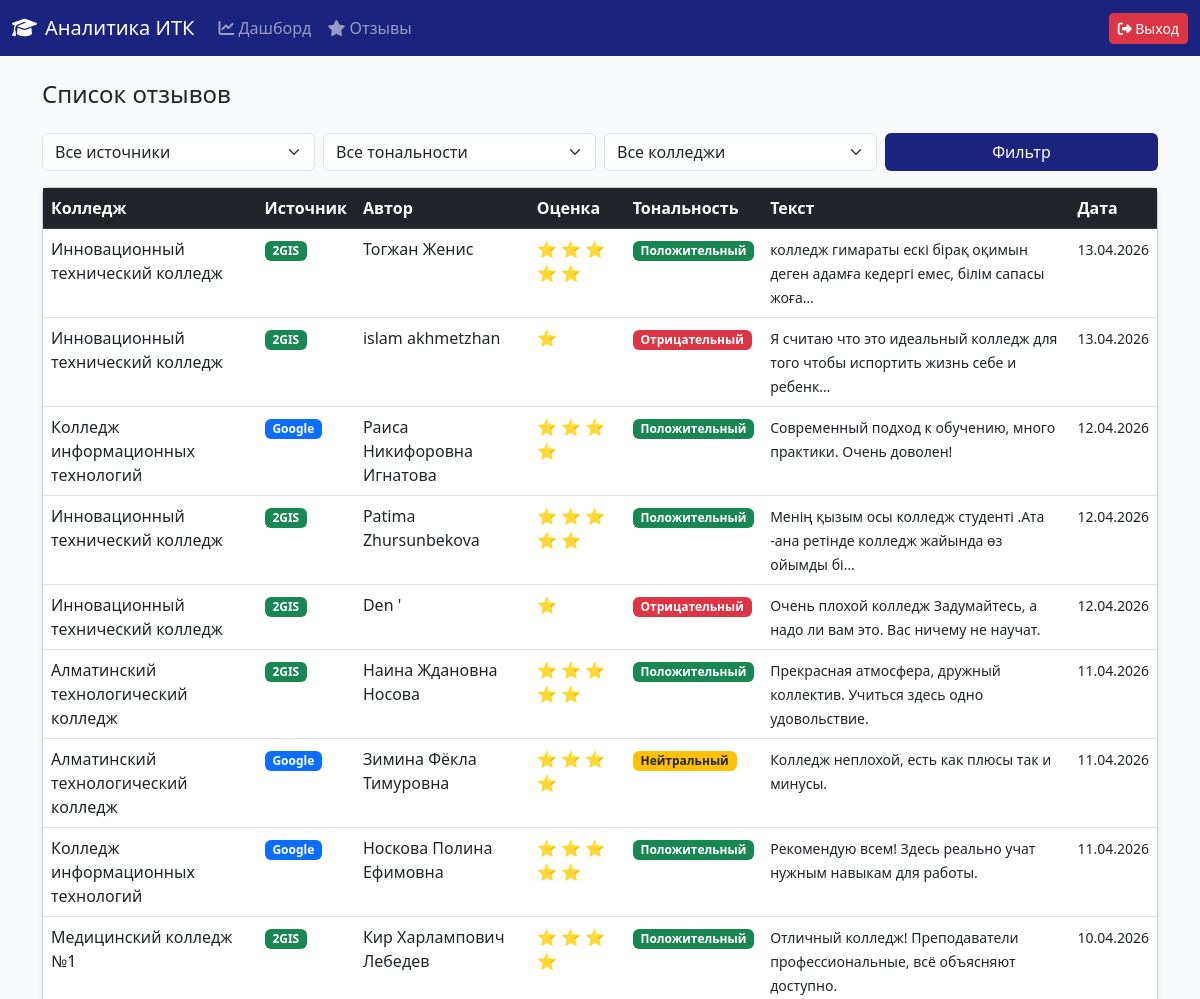
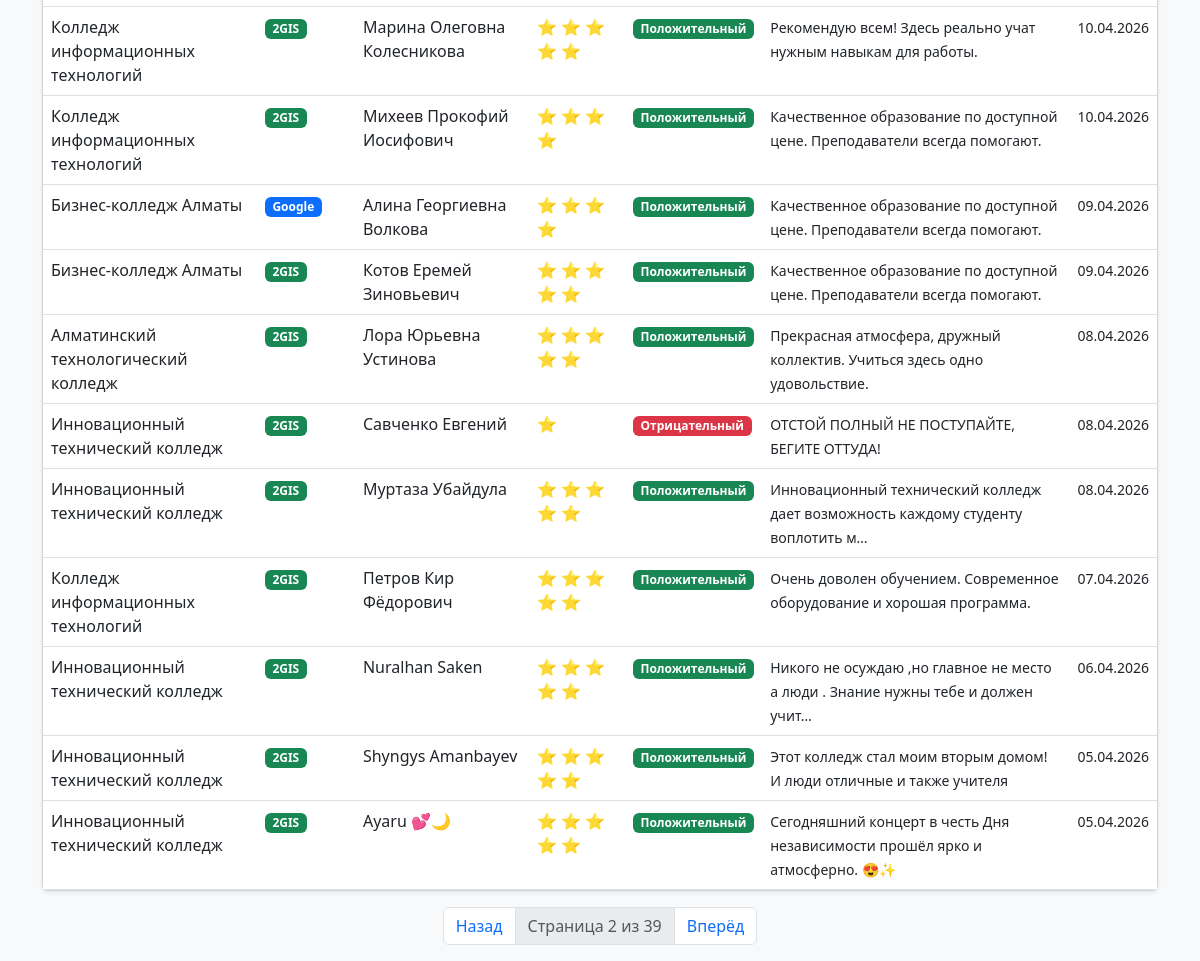
Screenshot of /reviews/?page=2&source=&sentiment=&college_id= (signed in) with the database file from the repository (2 pictures, top to bottom).
### analytics/models.py (models this page shows, shortened)
class Review(models.Model):
    SOURCE_CHOICES = [
        ('2gis', '2GIS'),
        ('google', 'Google'),
    ]
    SENTIMENT_CHOICES = [
        ('positive', 'Положительный'),
        ('neutral', 'Нейтральный'),
        ('negative', 'Отрицательный'),
    ]
    college = models.ForeignKey(College, on_delete=models.CASCADE, verbose_name='Колледж')
    source = models.CharField(max_length=10, choices=SOURCE_CHOICES, verbose_name='Источник')
    rating = models.IntegerField(verbose_name='Оценка (1-5)')
    text = models.TextField(verbose_name='Текст отзыва')
    author = models.CharField(max_length=255, verbose_name='Автор')
    date = models.DateTimeField(verbose_name='Дата')
    sentiment = models.CharField(max_length=10, choices=SENTIMENT_CHOICES, verbose_name='Тональность')

class College(models.Model):
    name = models.CharField(max_length=255, verbose_name='Название')
    address = models.CharField(max_length=255, verbose_name='Адрес')
    is_main = models.BooleanField(default=False, verbose_name='Наш колледж')

### analytics/views.py (the view)
# urls.py: path('reviews/', views.review_list_view, name='review_list'),
@login_required
def review_list_view(request):
    reviews = Review.objects.all().order_by('-date')
    source_filter = request.GET.get('source')
    sentiment_filter = request.GET.get('sentiment')
    college_filter = request.GET.get('college_id')
    if source_filter:
        reviews = reviews.filter(source=source_filter)
    if sentiment_filter:
        reviews = reviews.filter(sentiment=sentiment_filter)
    if college_filter:
        reviews = reviews.filter(college_id=college_filter)
    paginator = Paginator(reviews, 20)
    page = request.GET.get('page')
    reviews = paginator.get_page(page)
    colleges = College.objects.all()
    context = {
        'reviews': reviews,
        'colleges': colleges,
    }
    return render(request, 'review_list.html', context)

### templates/review_list.html (shortened to what this page needs)
{% extends 'base.html' %}
{% block content %}
<div class="d-flex justify-content-between align-items-center mb-3">
    <h4>Список отзывов</h4>
</div>
<form method="get" class="row g-2 mb-3">
    <div class="col-md-3">
        <select name="source" class="form-select">
            <option value="">Все источники</option>
        </select>
    </div>
    <div class="col-md-3">
        <select name="sentiment" class="form-select">
            <option value="">Все тональности</option>
        </select>
    </div>
    <div class="col-md-3">
        <select name="college_id" class="form-select">
            <option value="">Все колледжи</option>
        </select>
    </div>
    <div class="col-md-3">
        <button type="submit" class="btn w-100 text-white" style="background-color:#1a237e;">Фильтр</button>
    </div>
</form>
<div class="card shadow-sm">
    <table class="table table-hover mb-0">
        <thead class="table-dark">
            <tr>
                <th>Колледж</th>
                <th>Источник</th>
                <th>Автор</th>
                <th>Оценка</th>
                <th>Тональность</th>
                <th>Текст</th>
                <th>Дата</th>
            </tr>
        </thead>
        <tbody>
            {% for review in reviews %}
            <tr>
                <td>{{ review.college.name }}</td>
                <td>
                    {% if review.source == '2gis' %}
                    <span class="badge bg-success">2GIS</span>
                    {% else %}
                    <span class="badge bg-primary">Google</span>
                    {% endif %}
                </td>
                <td>{{ review.author }}</td>
                <td>
                    {% for i in "12345" %}
                        {% if forloop.counter <= review.rating %}⭐{% endif %}
                    {% endfor %}
                </td>
                <td>
                    {% if review.sentiment == 'positive' %}
                    <span class="badge bg-success">Положительный</span>
                    {% elif review.sentiment == 'neutral' %}
                    <span class="badge bg-warning text-dark">Нейтральный</span>
                    {% else %}
                    <span class="badge bg-danger">Отрицательный</span>
                    {% endif %}
                </td>
                <td><small>{{ review.text|truncatechars:80 }}</small></td>
                <td><small>{{ review.date|date:"d.m.Y" }}</small></td>
            </tr>
            {% empty %}
            <tr><td colspan="7" class="text-center text-muted">Отзывов нет</td></tr>
            {% endfor %}
        </tbody>
    </table>
</div>
<nav class="mt-3">
    <ul class="pagination justify-content-center">
        {% if reviews.has_previous %}
        <li class="page-item">
            <a class="page-link" href="?page={{ reviews.previous_page_number }}&source={{ request.GET.source }}&sentiment={{ request.GET.sentiment }}&college_id={{ request.GET.college_id }}">Назад</a>
        </li>
        {% endif %}
        <li class="page-item disabled">
            <span class="page-link">Страница {{ reviews.number }} из {{ reviews.paginator.num_pages }}</span>
        </li>
        {% if reviews.has_next %}
        <li class="page-item">
            <a class="page-link" href="?page={{ reviews.next_page_number }}&source={{ request.GET.source }}&sentiment={{ request.GET.sentiment }}&college_id={{ request.GET.college_id }}">Вперёд</a>
        </li>
        {% endif %}
    </ul>
</nav>
{% endblock %}

### rows the page displays
Review: college.name "Инновационный технический колледж", source "2GIS", author "Тогжан Женис", rating 5 (drawn), sentiment "Положительный", text "колледж гимараты ескі бірақ оқимын деген адамға кедергі емес, білім сапасы жоға…", date "13.04.2026"
Review: college.name "Инновационный технический колледж", source "2GIS", author "islam akhmetzhan", rating 1 (drawn), sentiment "Отрицательный", text "Я считаю что это идеальный колледж для того чтобы испортить жизнь себе и ребенк…", date "13.04.2026"
Review: college.name "Колледж информационных технологий", source "Google", author "Раиса Никифоровна Игнатова", rating 4 (drawn), sentiment "Положительный", text "Современный подход к обучению, много практики. Очень доволен!", date "12.04.2026"
Review: college.name "Инновационный технический колледж", source "2GIS", author "Patima Zhursunbekova", rating 5 (drawn), sentiment "Положительный", text "Менің қызым осы колледж студенті .Ата -ана ретінде колледж жайында өз ойымды бі…", date "12.04.2026"
Review: college.name "Инновационный технический колледж", source "2GIS", author "Den '", rating 1 (drawn), sentiment "Отрицательный", text "Очень плохой колледж Задумайтесь, а надо ли вам это. Вас ничему не научат.", date "12.04.2026"
Review: college.name "Алматинский технологический колледж", source "2GIS", author "Наина Ждановна Носова", rating 5 (drawn), sentiment "Положительный", text "Прекрасная атмосфера, дружный коллектив. Учиться здесь одно удовольствие.", date "11.04.2026"
Review: college.name "Алматинский технологический колледж", source "Google", author "Зимина Фёкла Тимуровна", rating 4 (drawn), sentiment "Нейтральный", text "Колледж неплохой, есть как плюсы так и минусы.", date "11.04.2026"
Review: college.name "Колледж информационных технологий", source "Google", author "Носкова Полина Ефимовна", rating 5 (drawn), sentiment "Положительный", text "Рекомендую всем! Здесь реально учат нужным навыкам для работы.", date "11.04.2026"
Review: college.name "Медицинский колледж №1", source "2GIS", author "Кир Харлампович Лебедев", rating 4 (drawn), sentiment "Положительный", text "Отличный колледж! Преподаватели профессиональные, всё объясняют доступно.", date "10.04.2026"
Review: college.name "Колледж информационных технологий", source "2GIS", author "Марина Олеговна Колесникова", rating 5 (drawn), sentiment "Положительный", text "Рекомендую всем! Здесь реально учат нужным навыкам для работы.", date "10.04.2026"
Review: college.name "Колледж информационных технологий", source "2GIS", author "Михеев Прокофий Иосифович", rating 4 (drawn), sentiment "Положительный", text "Качественное образование по доступной цене. Преподаватели всегда помогают.", date "10.04.2026"
Review: college.name "Бизнес-колледж Алматы", source "Google", author "Алина Георгиевна Волкова", rating 4 (drawn), sentiment "Положительный", text "Качественное образование по доступной цене. Преподаватели всегда помогают.", date "09.04.2026"
Review: college.name "Бизнес-колледж Алматы", source "2GIS", author "Котов Еремей Зиновьевич", rating 5 (drawn), sentiment "Положительный", text "Качественное образование по доступной цене. Преподаватели всегда помогают.", date "09.04.2026"
Review: college.name "Алматинский технологический колледж", source "2GIS", author "Лора Юрьевна Устинова", rating 5 (drawn), sentiment "Положительный", text "Прекрасная атмосфера, дружный коллектив. Учиться здесь одно удовольствие.", date "08.04.2026"
Review: college.name "Инновационный технический колледж", source "2GIS", author "Савченко Евгений", rating 1 (drawn), sentiment "Отрицательный", text "ОТСТОЙ ПОЛНЫЙ НЕ ПОСТУПАЙТЕ, БЕГИТЕ ОТТУДА!", date "08.04.2026"
Review: college.name "Инновационный технический колледж", source "2GIS", author "Муртаза Убайдула", rating 5 (drawn), sentiment "Положительный", text "Инновационный технический колледж дает возможность каждому студенту воплотить м…", date "08.04.2026"
Review: college.name "Колледж информационных технологий", source "2GIS", author "Петров Кир Фёдорович", rating 5 (drawn), sentiment "Положительный", text "Очень доволен обучением. Современное оборудование и хорошая программа.", date "07.04.2026"
Review: college.name "Инновационный технический колледж", source "2GIS", author "Nuralhan Saken", rating 5 (drawn), sentiment "Положительный", text "Никого не осуждаю ,но главное не место а люди . Знание нужны тебе и должен учит…", date "06.04.2026"
Review: college.name "Инновационный технический колледж", source "2GIS", author "Shyngys Amanbayev", rating 5 (drawn), sentiment "Положительный", text "Этот колледж стал моим вторым домом! И люди отличные и также учителя", date "05.04.2026"
Review: college.name "Инновационный технический колледж", source "2GIS", author "Ayaru 💕🌙", rating 5 (drawn), sentiment "Положительный", text "Сегодняшний концерт в честь Дня независимости прошёл ярко и атмосферно. 😍✨️", date "05.04.2026"

### other values shown
{{ reviews.number }} "2"
{{ reviews.paginator.num_pages }} "39"
